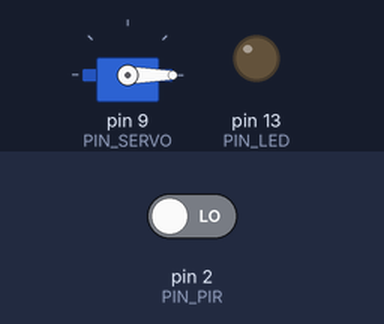
Simulated run of this sketch. Board: Arduino Uno, built with avr-gcc and run on an emulated ATmega328P. Parts: servo, output pins drawn as LEDs (lit = HIGH). The inputs (shaded band) are chosen by the test bench; at power-on: pin 2 (PIN_PIR) LOW.

Above: at 1.2 s.
1.3 s: pin 2 (PIN_PIR) driven HIGH
At 2.4 s:
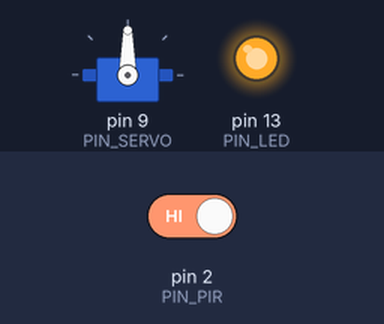
Timing chart, 0 to 4.3 s (numbered marks = the images above; inputs shaded):
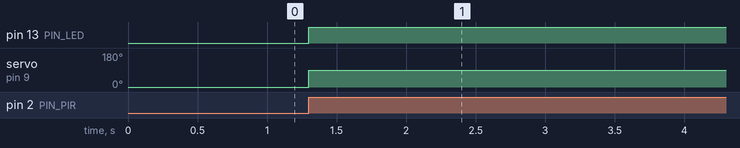

The sketch:

domotica_privacidad_habitacionF.ino
```cpp
#include <Servo.h>

// --- Objetos y pines ---
Servo persiana;

const int PIN_PIR   = 2;   // Entrada del PIR (o interruptor)
const int PIN_LED   = 13;  // LED que simula la luz de la habitación
const int PIN_SERVO = 9;   // Servo SG90 (persiana)

// Ángulos de la persiana
const int ANGULO_ABIERTO = 0;   // Persiana abierta
const int ANGULO_CERRADO = 90;  // Persiana cerrada

// Tiempo de retención (HOLD) en milisegundos
const unsigned long TIEMPO_HOLD = 5000; // 5 segundos

bool hayPresencia = false;
unsigned long ultimoMovimiento = 0;

void setup() {
  persiana.attach(PIN_SERVO);

  pinMode(PIN_PIR, INPUT);   // Entrada digital (interruptor → 0/1)
  pinMode(PIN_LED, OUTPUT);  // Salida para la luz

  // Estado inicial: sin presencia
  persiana.write(ANGULO_ABIERTO); // Persiana abierta
  digitalWrite(PIN_LED, LOW);     // Luz apagada
}

void loop() {
  int lecturaPIR = digitalRead(PIN_PIR);

  if (lecturaPIR == HIGH) {
    // Se detecta movimiento (PIR = 1)
    hayPresencia = true;
    ultimoMovimiento = millis();

    // Modo ocupado
    persiana.write(ANGULO_CERRADO); // Cerrar persiana
    digitalWrite(PIN_LED, HIGH);    // Encender luz
  } else {
    // No hay movimiento ahora mismo
    if (hayPresencia) {
      // Verificar si ya pasó el tiempo de retención
      if (millis() - ultimoMovimiento >= TIEMPO_HOLD) {
        hayPresencia = false;

        // Volver al estado normal
        persiana.write(ANGULO_ABIERTO); // Abrir persiana
        digitalWrite(PIN_LED, LOW);     // Apagar luz
      }
    }
  }
}
```

Measured:
- after the input at 1.3 s, pin 13 (PIN_LED): LOW → HIGH at once; servo on pin 9 (PIN_SERVO): 0° → 90° at once
